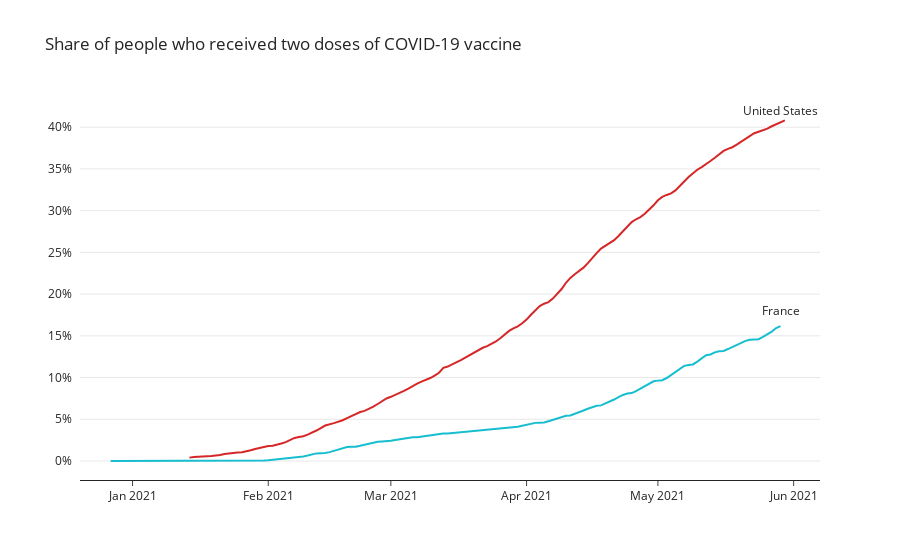

The cell this chart's notebook holds for it:
### Code cell
fig2 = px.line(cdc_us_fr, x="date", y="perc_full_vac", color='location',
              title= "Share of people who received two doses of COVID-19 vaccine",
             labels={
                 "perc_full_vac": "",
                 "date": "",
                 "location": "Country"
             },
            color_discrete_map={ # replaces default color mapping by value
                "France": "#17becf", "United States": "#d62728"
            },
              template="simple_white" 
             )
fig2.update_yaxes(ticksuffix="%", showgrid=True, showline=False, tickwidth=0, tickcolor='white')
fig2.update_xaxes(showline=True, zeroline=True)

fig2.update(layout_showlegend=False)
fig2.add_annotation(text="France", x="2021-05-29", y=18, arrowhead=1, showarrow=False)
fig2.add_annotation(text="United States", x="2021-05-29", y=42, arrowhead=1, showarrow=False)

fig2.show()

### Figure 1 — Plotly figure (JSON) as saved in the notebook; plotly's stock layout.template omitted (floating-point values rounded to 4 significant figures; data arrays with more than 128 entries replaced by an {"elided": "..."} marker saying what was removed)
{"data": [{"hovertemplate": "Country=France<br>=%{y}<extra></extra>", "legendgroup": "France", "line": {"color": "#17becf", "dash": "solid"}, "mode": "lines", "name": "France", "orientation": "v", "showlegend": true, "type": "scatter", "x": {"elided": "154 str values"}, "xaxis": "x", "y": {"elided": "154 float values"}, "yaxis": "y"}, {"hovertemplate": "Country=United States<br>=%{y}<extra></extra>", "legendgroup": "United States", "line": {"color": "#d62728", "dash": "solid"}, "mode": "lines", "name": "United States", "orientation": "v", "showlegend": true, "type": "scatter", "x": {"elided": "148 str values"}, "xaxis": "x", "y": {"elided": "148 float values"}, "yaxis": "y"}], "layout": {"annotations": [{"arrowhead": 1, "showarrow": false, "text": "France", "x": "2021-05-29", "y": 18}, {"arrowhead": 1, "showarrow": false, "text": "United States", "x": "2021-05-29", "y": 42}], "legend": {"title": {"text": "Country"}, "tracegroupgap": 0}, "showlegend": false, "title": {"text": "Share of people who received two doses of COVID-19 vaccine"}, "xaxis": {"anchor": "y", "domain": [0, 1], "showline": true, "title": {"text": ""}, "zeroline": true}, "yaxis": {"anchor": "x", "domain": [0, 1], "showgrid": true, "showline": false, "tickcolor": "white", "ticksuffix": "%", "tickwidth": 0, "title": {"text": ""}}}}
